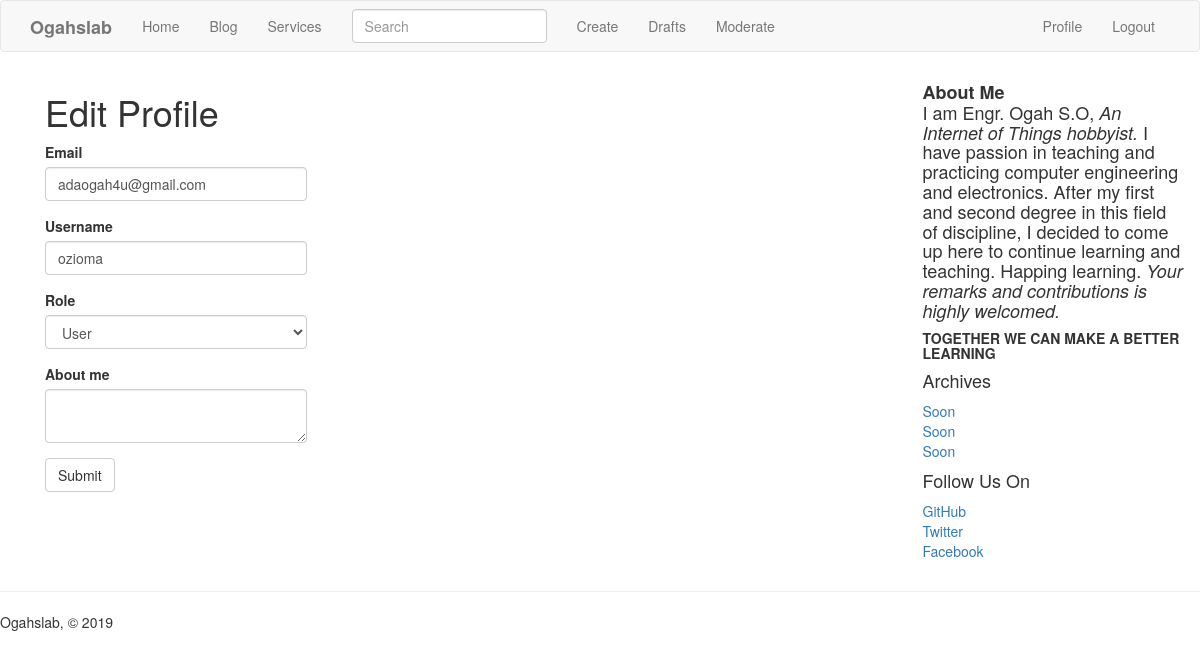
/edit-profile/2 (signed in), run on the app's committed database.
### app/models.py (models this page shows, shortened)
class PaginatedAPIMixin(object):
    @staticmethod
    def to_collection_dict(query, page, per_page, endpoint, **kwargs):
        resources = query.paginate(page, per_page, False)
        data = {
            'items': [item.to_dict() for item in resources.items],
            '_meta': {
                'page': page,
                'per_page': per_page,
                'total_pages': resources.pages,
                'total_items': resources.total
            },
            '_links': {
                'self': url_for(endpoint, page=page, per_page=per_page,
                                **kwargs),
                'next': url_for(endpoint, page=page + 1, per_page=per_page,
                                **kwargs) if resources.has_next else None,
                'prev': url_for(endpoint, page=page - 1, per_page=per_page,
                                **kwargs) if resources.has_prev else None
            }
        }
        return data

class User(UserMixin,PaginatedAPIMixin, db.Model):
    __tablename__ = 'user'
    id = db.Column(db.Integer, primary_key=True)
    username = db.Column(db.String(64), index=True, unique=True)
    email = db.Column(db.String(120), index=True, unique=True)
    password_hash = db.Column(db.String(128))
    role_id = db.Column(db.Integer, db.ForeignKey('roles.id'))
    posts = db.relationship('Post', backref='author', lazy='dynamic')
    about_me = db.Column(db.String(140))
    last_seen = db.Column(db.DateTime, default=datetime.utcnow)
    token = db.Column(db.String(32), index=True, unique=True)
    token_expiration = db.Column(db.DateTime)
    followed = db.relationship(
        'User', secondary=followers,
        primaryjoin=(followers.c.follower_id == id),
        secondaryjoin=(followers.c.followed_id == id),
        backref=db.backref('followers', lazy='dynamic'), lazy='dynamic')
    comments = db.relationship('Comment', backref='author', lazy='dynamic')
    def can(self, perm):
        return self.role is not None and self.role.has_permission(perm)
    def ping(self):
        self.last_seen = datetime.utcnow()
        db.session.add(self)

### app/main/routes.py (the view, shortened to what this page needs)
@main.route('/edit-profile/<int:id>', methods=['GET', 'POST'])
@login_required
@admin_required
def edit_profile_admin(id):
    user = User.query.get_or_404(id)
    form = EditProfileAdminForm(user=user)
    form.email.data = user.email
    form.username.data = user.username
    form.role.data = user.role_id
    form.about_me.data = user.about_me
    return render_template('edit_profile.html', form=form, user=user)

### app/main/forms.py (shortened to what this page needs)
class SearchForm(FlaskForm):
    q = StringField(_l('Search'),validators=[DataRequired()])
    def __init__(self,*args,**kwargs):
        if 'formdata' not in kwargs:
            kwargs['formdata'] = request.args
        if 'csrf_enabled' not in kwargs:
            kwargs['csrf_enabled'] = False
        super(SearchForm,self).__init__(*args,**kwargs)

class EditProfileAdminForm(FlaskForm):
    email = StringField('Email', validators=[DataRequired(), Length(1, 64),
                                             Email()])
    username = StringField('Username', validators=[
        DataRequired(), Length(1, 64),
        Regexp('^[A-Za-z][A-Za-z0-9_.]*$', 0,
               'Usernames must have only letters, numbers, dots or '
               'underscores')])
    role = SelectField('Role', coerce=int)
    about_me = TextAreaField('About me')
    submit = SubmitField('Submit')
    def __init__(self, user, *args, **kwargs):
        super(EditProfileAdminForm, self).__init__(*args, **kwargs)
        self.role.choices = [(role.id, role.name)
                             for role in Role.query.order_by(Role.name).all()]
        self.user = user

### app/auth/routes.py (called while the page is built)
@auth.before_app_request
def before_request():
    if current_user.is_authenticated:
        current_user.ping()

### app/main/__init__.py (called while the page is built)
@main.app_context_processor
def inject_permissions():
    return dict(Permission=Permission)

### app/main/routes.py (called while the page is built)
@main.before_app_request
def before_request():
    if current_user.is_authenticated:
        current_user.last_seen = datetime.utcnow()
        db.session.commit()
    g.search_form = SearchForm()
    g.locale = str(get_locale())

### app/models.py (called while the page is built)
@login.user_loader
def load_user(id):
    return User.query.get(int(id))

    @classmethod
    def before_commit(cls, session):
        session._changes = {
            'add': list(session.new),
            'update': list(session.dirty),
            'delete': list(session.deleted)
        }

    @classmethod
    def after_commit(cls, session):
        for obj in session._changes['add']:
            if isinstance(obj, SearchableMixin):
                add_to_index(obj.__tablename__, obj)
        for obj in session._changes['update']:
            if isinstance(obj, SearchableMixin):
                add_to_index(obj.__tablename__, obj)
        for obj in session._changes['delete']:
            if isinstance(obj, SearchableMixin):
                remove_from_index(obj.__tablename__, obj)
        session._changes = None

    def has_permission(self, perm):
        return self.permissions & perm == perm

### app/templates/edit_profile.html (shortened to what this page needs)
{% extends "base.html" %}
{% import 'bootstrap/wtf.html' as wtf %}
{% block app_content %}
    <h1>{{ _('Edit Profile') }}</h1>
    <div class="row">
        <div class="col-md-4">
            {{ wtf.quick_form(form) }}
        </div>
    </div>
{% endblock %}

### data on the page
User: email "adaogah4u@gmail.com", username "ozioma", role "User"
